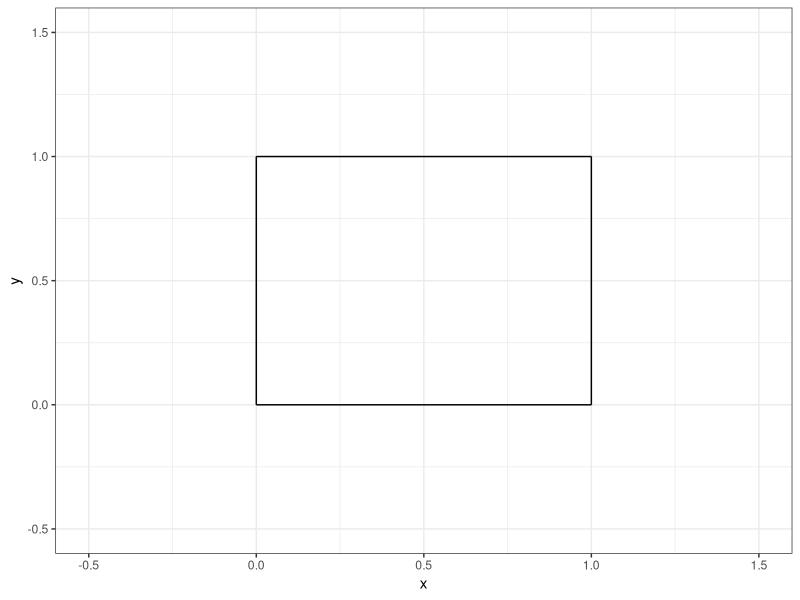
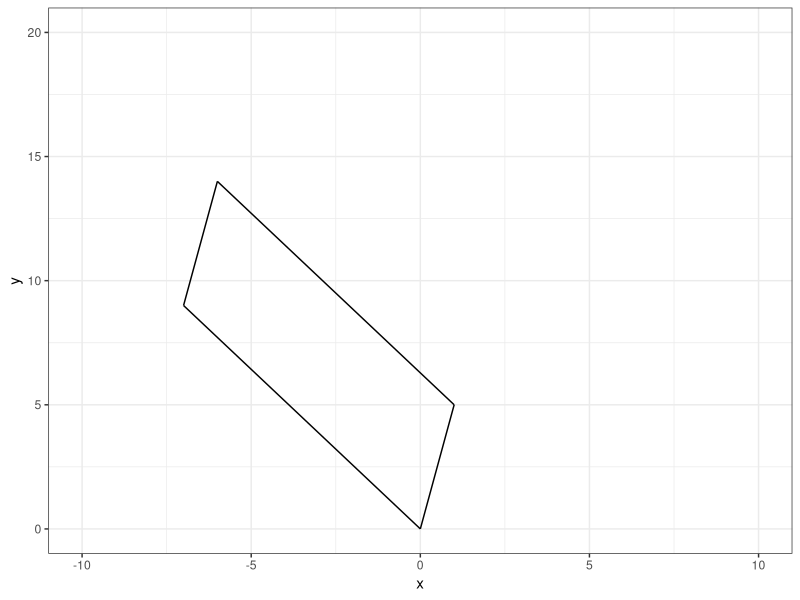
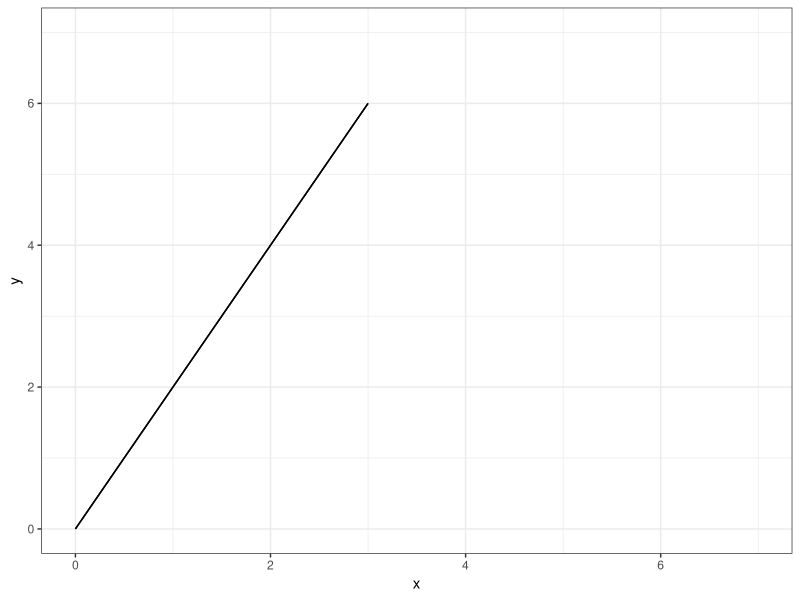
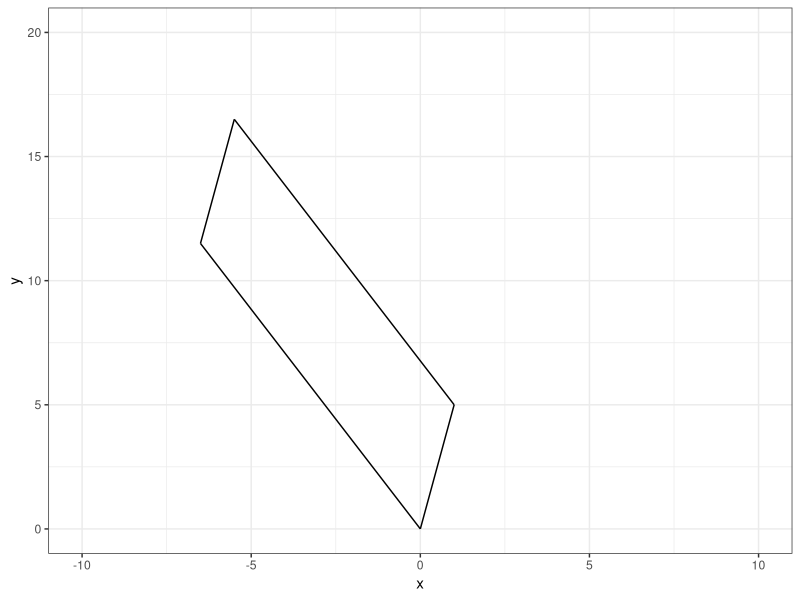
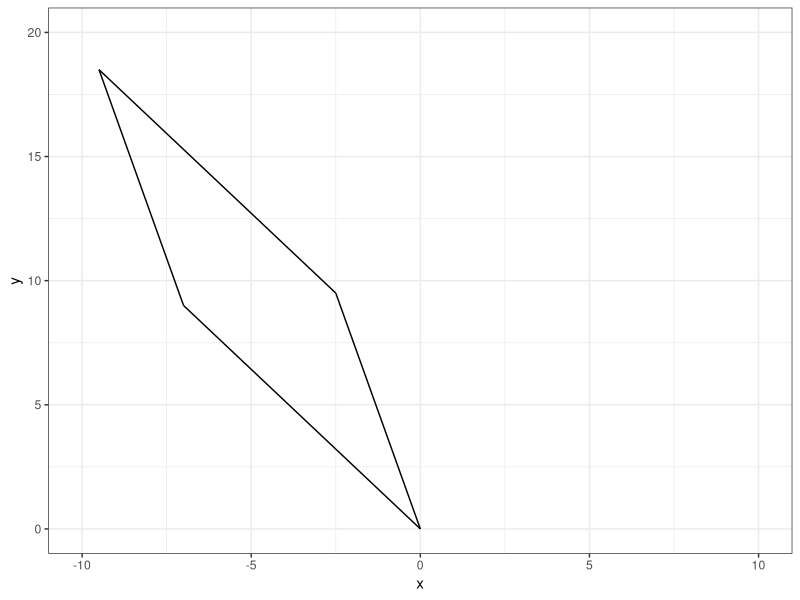
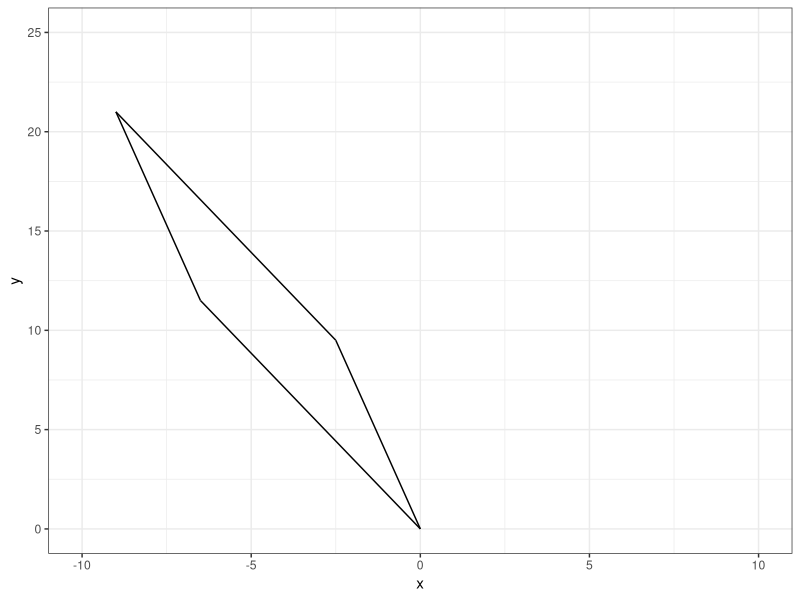
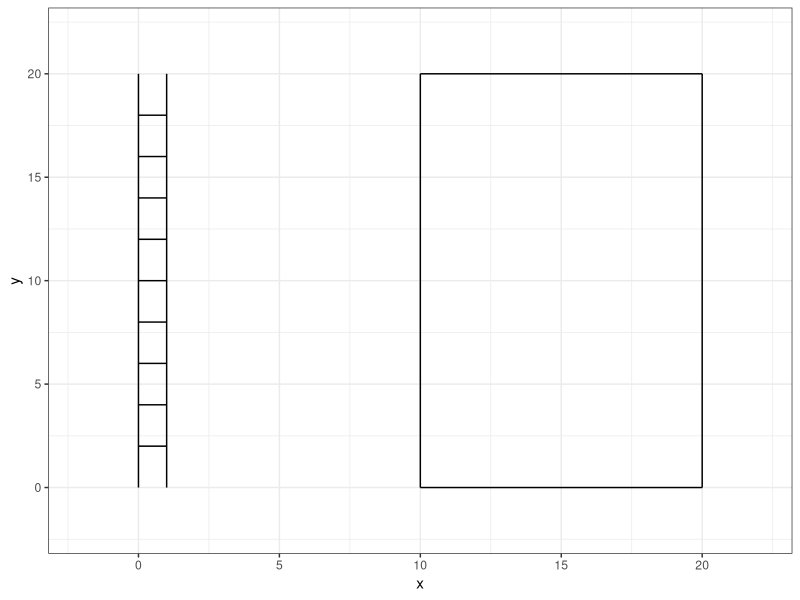

Reproduce these figures in R, in order.
## ---- chunk 1
#| echo: false

default_chunk_hook  <- knitr::knit_hooks$get("chunk")

latex_font_size <- c("Huge", "huge", "LARGE", "Large", 
                     "large", "normalsize", "small", 
                     "footnotesize", "scriptsize", "tiny")

knitr::knit_hooks$set(chunk = function(x, options) {
  x <- default_chunk_hook(x, options)
  if(options$size %in% latex_font_size) {
    paste0("\n \\", options$size, "\n\n", 
      x, 
      "\n\n \\normalsize"
    )
  } else {
    x
  }
})

## ---- chunk 2
#| label: load-packages
#| include: false
library(tidyverse)
## ---- chunk 3
#| label: fig-unitsquare
#| fig-cap: "The unit square."
#| fig-width: 3
#| fig-height: 3
#| scale: "80%"
#| fig-align: "center"
#| size: "scriptsize"
ggplot() +
  geom_segment(aes(x = 0, xend = 0,
                   y=0, yend = 1))+
  geom_segment(aes(x = 0, xend = 1,
                   y=1, yend = 1))+
  geom_segment(aes(x = 1, xend = 1,
                   y=0, yend = 1))+
  geom_segment(aes(x = 0, xend = 1,
                   y=0, yend = 0)) +
  theme_bw() + 
  xlim(-0.5, 1.5)+
  ylim(-0.5, 1.5)+
  labs(x = "x", 
       y = "y")
## ---- chunk 4
#| size: "scriptsize"
(M <- matrix(data = c(1, 0, 0, 1), nrow = 2, ncol = 2)) # 
(A <- matrix(data = c(1, 5, -7, 9), nrow = 2, ncol = 2)) # created matrix A
## ---- chunk 5
#| size: "scriptsize" 
(T <- A %*% M) # Created matrix T
## ---- chunk 6
#| size: "scriptsize" 
(basis.vector.1 <- T[, 1]) # created basis.vector.1 
(basis.vector.2 <- T[, 2]) # created basis.vector.2
## ---- chunk 7
#| size: "scriptsize" 
(p0 <- c(0, 0)) 
(p1 <- c(1, 5))
(p2 <- c(-6, 14))
(p3 <- c(-7, 9)) # created points p0, p1, p2, p3
## ---- chunk 8
#| label: fig-matrixT
#| fig-cap: "Matrix T."
#| fig-width: 3
#| fig-height: 3
#| scale: "80%"
#| fig-align: "center"
#| size: "scriptsize"
ggplot() +
  geom_segment(aes(x = p0[1], y = p0[2], xend = p1[1], yend = p1[2])) +
  geom_segment(aes(x = p1[1], y = p1[2], xend = p2[1], yend = p2[2])) +
  geom_segment(aes(x = p2[1], y = p2[2], xend = p3[1], yend = p3[2])) +
  geom_segment(aes(x = p3[1], y = p3[2], xend = p0[1], yend = p0[2])) +
  theme_bw() +
  xlim(-10, 10) +
  ylim(0, 20) +
  labs(x = "x", y = "y")
## ---- chunk 9
#| size: "scriptsize" 
(A.determinant <- det(A)) # found determinant of A
## ---- chunk 10
#| size: "scriptsize" 
(A <- matrix(data = c(1, 2, 2, 4), nrow = 2, ncol = 2)) # created matrix A
## ---- chunk 11
#| size: "scriptsize" 
(T <- A %*% M) # Created matrix T
## ---- chunk 12
#| size: "scriptsize" 
(basis.vector.1 <- T[, 1]) # created basis.vector.1 
(basis.vector.2 <- T[, 2]) # created basis.vector.2
## ---- chunk 13
#| size: "scriptsize" 
(p0 <- c(0, 0)) 
(p1 <- c(2, 4))
(p2 <- c(3, 6))
(p3 <- c(1, 2)) # created points p0, p1, p2, p3
## ---- chunk 14
#| label: fig-matrixT2
#| fig-cap: "Matrix T2."
#| fig-width: 3
#| fig-height: 3
#| scale: "80%"
#| fig-align: "center"
#| size: "scriptsize"
ggplot() +
  geom_segment(aes(x = p0[1], y = p0[2], xend = p1[1], yend = p1[2])) +
  geom_segment(aes(x = p1[1], y = p1[2], xend = p2[1], yend = p2[2])) +
  geom_segment(aes(x = p2[1], y = p2[2], xend = p3[1], yend = p3[2])) +
  geom_segment(aes(x = p3[1], y = p3[2], xend = p0[1], yend = p0[2])) +
  theme_bw() +
  xlim(0, 7) +
  ylim(0, 7) +
  labs(x = "x", y = "y")
## ---- chunk 15
#| size: "scriptsize" 
(A.determinant <- det(A)) # found determinant of A
## ---- chunk 16
#| size: "scriptsize"
(M <- matrix(data = c(1, 0, 0.5, 1), nrow = 2, ncol = 2)) # 
(A <- matrix(data = c(1, 5, -7, 9), nrow = 2, ncol = 2)) # created matrix A
(T <- A %*% M) # Created matrix T
(basis.vector.1 <- T[, 1]) # created basis.vector.1 
(basis.vector.2 <- T[, 2]) # created basis.vector.2
(p0 <- c(0, 0)) 
(p1 <- c(-6.5, 11.5))
(p2 <- c(-5.5, 16.5))
(p3 <- c(1, 5)) # created points p0, p1, p2, p3
ggplot() +
  geom_segment(aes(x = p0[1], y = p0[2], xend = p1[1], yend = p1[2])) +
  geom_segment(aes(x = p1[1], y = p1[2], xend = p2[1], yend = p2[2])) +
  geom_segment(aes(x = p2[1], y = p2[2], xend = p3[1], yend = p3[2])) +
  geom_segment(aes(x = p3[1], y = p3[2], xend = p0[1], yend = p0[2])) +
  theme_bw() +
  xlim(-10, 10) +
  ylim(0, 20) +
  labs(x = "x", y = "y")
(A.determinant <- det(A)) # found determinant of A
## ---- chunk 17
#| size: "scriptsize"
(M <- matrix(data = c(1, 0.5, 0, 1), nrow = 2, ncol = 2)) # 
(A <- matrix(data = c(1, 5, -7, 9), nrow = 2, ncol = 2)) # created matrix A
(T <- A %*% M) # Created matrix T
(basis.vector.1 <- T[, 1]) # created basis.vector.1 
(basis.vector.2 <- T[, 2]) # created basis.vector.2
(p0 <- c(0, 0)) 
(p1 <- c(-7, 9))
(p2 <- c(-9.5, 18.5))
(p3 <- c(-2.5, 9.5)) # created points p0, p1, p2, p3
ggplot() +
  geom_segment(aes(x = p0[1], y = p0[2], xend = p1[1], yend = p1[2])) +
  geom_segment(aes(x = p1[1], y = p1[2], xend = p2[1], yend = p2[2])) +
  geom_segment(aes(x = p2[1], y = p2[2], xend = p3[1], yend = p3[2])) +
  geom_segment(aes(x = p3[1], y = p3[2], xend = p0[1], yend = p0[2])) +
  theme_bw() +
  xlim(-10, 10) +
  ylim(0, 20) +
  labs(x = "x", y = "y")
(A.determinant <- det(A)) # found determinant of A
## ---- chunk 18
#| size: "scriptsize"
(M <- matrix(data = c(1, 0.5, 0.5, 1), nrow = 2, ncol = 2)) # 
(A <- matrix(data = c(1, 5, -7, 9), nrow = 2, ncol = 2)) # created matrix A
(T <- A %*% M) # Created matrix T
(basis.vector.1 <- T[, 1]) # created basis.vector.1 
(basis.vector.2 <- T[, 2]) # created basis.vector.2
(p0 <- c(0, 0)) 
(p1 <- c(-6.5, 11.5))
(p2 <- c(-9, 21))
(p3 <- c(-2.5, 9.5)) # created points p0, p1, p2, p3
ggplot() +
  geom_segment(aes(x = p0[1], y = p0[2], xend = p1[1], yend = p1[2])) +
  geom_segment(aes(x = p1[1], y = p1[2], xend = p2[1], yend = p2[2])) +
  geom_segment(aes(x = p2[1], y = p2[2], xend = p3[1], yend = p3[2])) +
  geom_segment(aes(x = p3[1], y = p3[2], xend = p0[1], yend = p0[2])) +
  theme_bw() +
  xlim(-10, 10) +
  ylim(0, 25) +
  labs(x = "x", y = "y")
(A.determinant <- det(A)) # found determinant of A
## ---- chunk 19
(ladder <- data.frame(x = c(0, 0, 1, 1, 0, 1, 0, 1, 0, 1, 0, 1, 0, 1, 0, 1, 0, 1, 0, 1, 0, 1),
y = c(0, 20, 0, 20, 2, 2, 4, 4, 6, 6, 8, 8, 10, 10, 12, 12, 14, 14, 16, 16, 18, 18), group = c(1, 1, 2, 2, 3, 3, 4, 4, 5, 5, 6, 6, 7, 7, 8, 8, 9, 9, 10, 10, 11, 11))) # Created ladder
## ---- chunk 20
#| label: fig-ladder
#| fig-cap: "A ladder."
#| fig-width: 3
#| fig-height: 3
#| scale: "80%"
#| fig-align: "center"
#| size: "scriptsize"
ggplot() +
  geom_path(data = ladder, 
              aes(x = x, y = y, group = group)) +
                  geom_segment(aes(x = 10, xend = 10,
                   y=0, yend = 20))+
  geom_segment(aes(x = 10, xend = 20,
                   y=20, yend = 20))+
  geom_segment(aes(x = 20, xend = 20,
                   y=0, yend = 20))+
  geom_segment(aes(x = 10, xend = 20,
                   y=0, yend = 0)) +
  theme_bw() +
  xlim(-2,22) +
  ylim(-2,22)
## ---- chunk 21
#| size: "scriptsize"
(A <- matrix(data = c(0, 0, 1, 1, 0, 1, 0, 1, 0, 1, 0, 1, 0, 1, 0, 1, 0, 1, 0, 1, 0, 1, 0, 20, 0, 20, 2, 2, 4, 4, 6, 6, 8, 8, 10, 10, 12, 12, 14, 14, 16, 16, 18, 18), nrow = 22, ncol = 2)) # Created matrix A
(M <- matrix(data = c(1, 0.5, 0, 1), nrow = 2, ncol = 2)) # Created matrix M
(T <- A %*% M)
